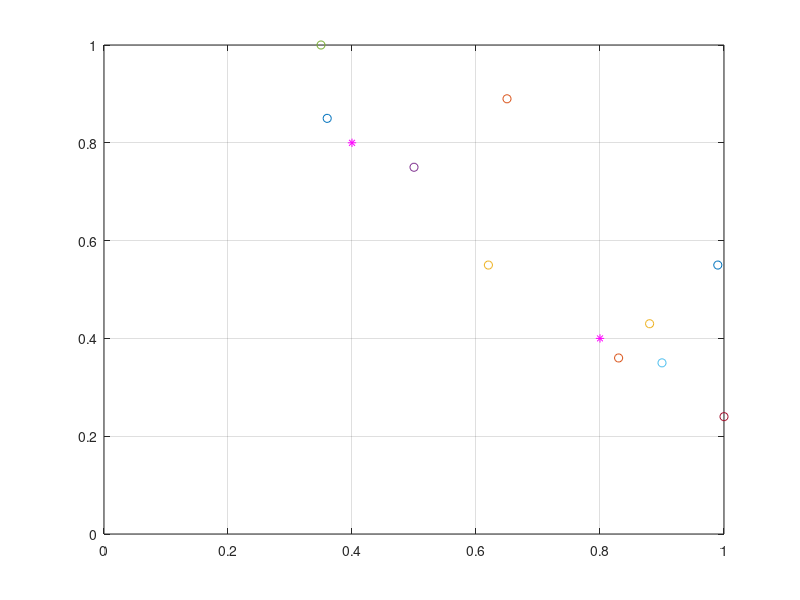
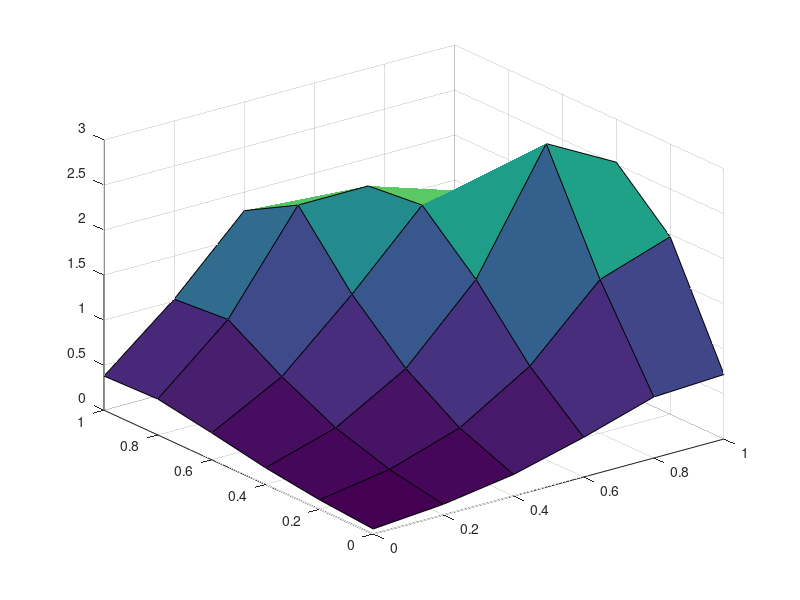
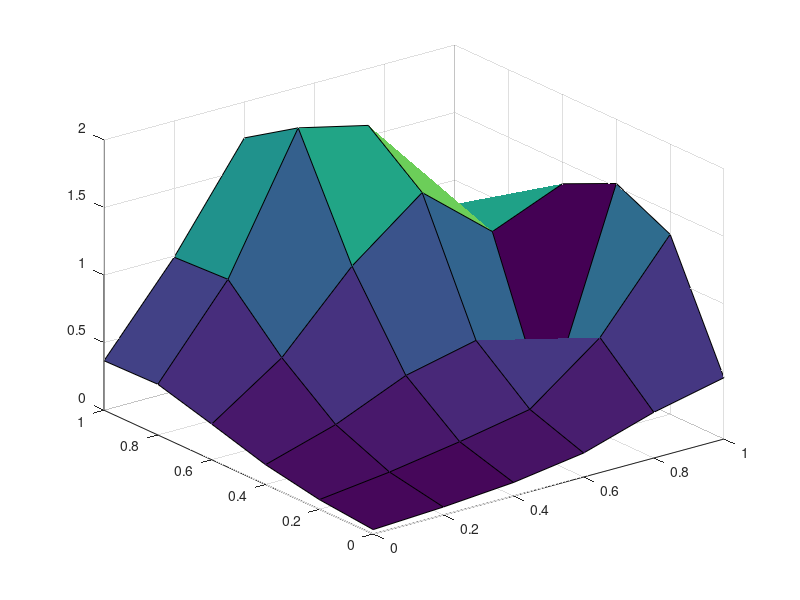

Recreate these plots in MATLAB, in order.
%% Método de la montaña. Versión corregida 2015.
%% Dra. Yesenia E. González Navarro
close all; clear all; clc;
%% Distribución de datos
P=[0.36 0.65 0.62 0.50 0.35 0.90 1.00 0.99 0.83 0.88;
   0.85 0.89 0.55 0.75 1.00 0.35 0.24 0.55 0.36 0.43];
figure (1),
for x=1:length(P)
    plot(P(1,x),P(2,x),'o');   
    hold on
end
xlim([0,1]);ylim([0,1]);
grid on
%% Generación de nodos. Se propone un rango de 0 a 1 con incrementos de 0.2
F(1,:)=0:0.2:1;
C(1,:)=0:0.2:1;
alpha=5.4;
beta=5.4;
delta=1;
suma=0;
%Obtención de la primera matriz M
tic
for x=1:length(F)
    for y=1:length(C)
        for z=1:length(P)
            d=sqrt((P(1,z)-F(1,x))^2+(P(2,z)-C(1,y))^2);  
            m=exp(-alpha*d);
            M(y,x)=suma+m;  
            suma=M(y,x);
        end
        suma=0;        
    end     
end
M1=M;
figure(2)
X=0:.2:1;Y=X;
surf(X,Y,M1)
toc
k=1;
% for epoca=1:5  %(Recuerden siempre probar con un número finito de 
                 % iteraciones antes de usar while)
while delta < 2   
    c(k)=max(max(M)) %aumenta c dependiendo el número de cluster donde nos encontremos
    for x=1:length(F)
        for y=1:length(C)
            if M(x,y)==c(k)
                pf(k)=x;  %Se conoce la posición en fila y columna del pico de montaña
                pc(k)=y;
            end
        end
    end
    for x=1:length(F)
        for y=1:length(C)
            for z=1:k
                dc(z)=sqrt((F(1,pf(z))-F(1,x))^2+(C(1,pc(z))-C(1,y))^2); 
                g(z)=exp(-beta*dc(z));
            end
            mc=sum(g);      
            M2(x,y)=M(x,y)-M(pf(k),pc(k))*mc;      
            M2=max(M2,0);  %Debido al efecto de inhibición, esta instrucción evita valores negativos en M.
        end
    end
    Mactual(:,:,k)=M2;
    k=k+1;
    c2=max(max(M2))
    delta(k-1)=c(1)/c2 %Condición de paro. Razón de pico mayor entre actual.
    M=M2;  
end
% M
figure(3)
X=0:.2:1;Y=X;
surf(X,Y,Mactual(:,:,1))
figure (1),
for c=1:k-1
    plot(F(1,pf(c)),C(1,pc(c)),'m*');
end